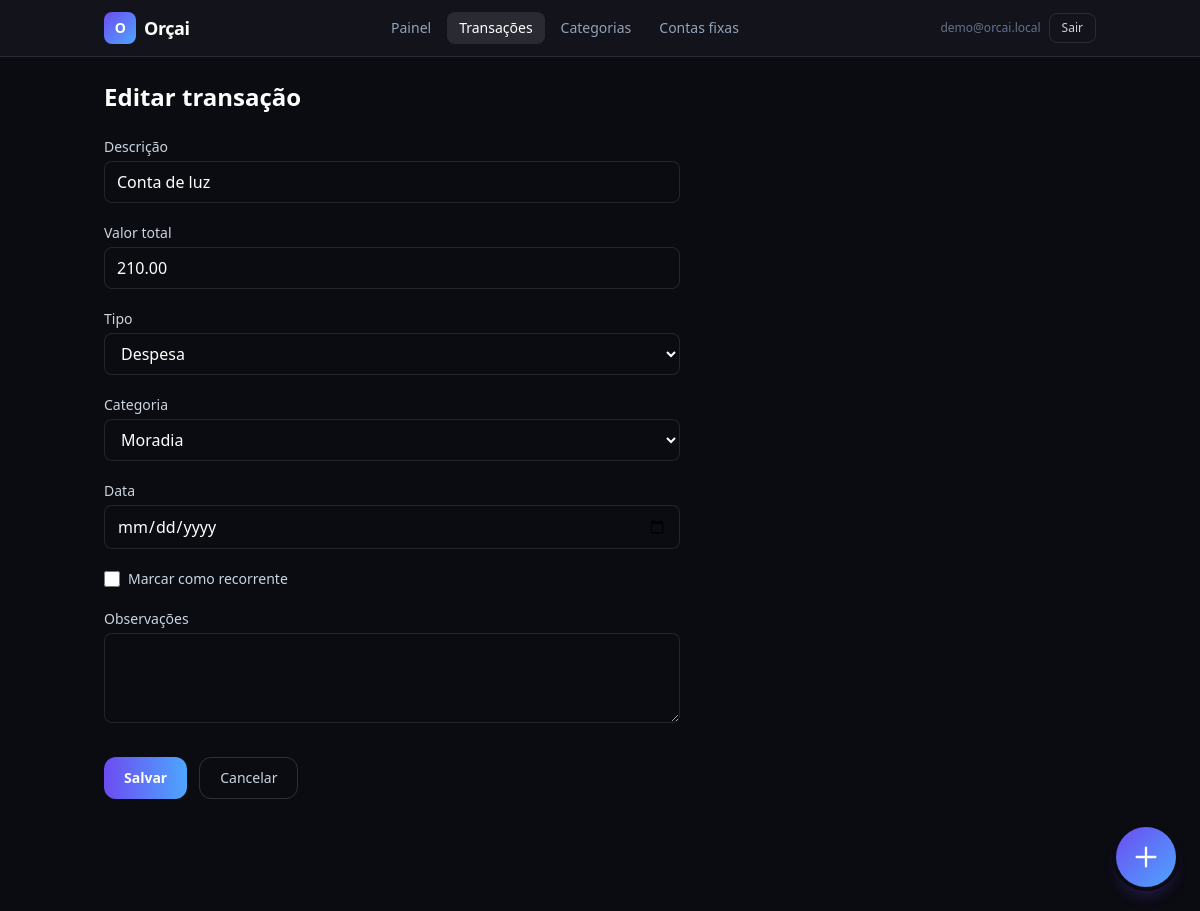
The app's page /transacoes/6/editar/ (signed in) with its own data.
### users/models.py (models this page shows, shortened)
class User(AbstractUser):
    email = models.EmailField("e-mail", unique=True)
    USERNAME_FIELD = "email"
    REQUIRED_FIELDS: list[str] = []
    class Meta:
        verbose_name = "usuário"
        verbose_name_plural = "usuários"

### finance/models.py (models this page shows, shortened)
class Transaction(models.Model):
    user = models.ForeignKey(
        settings.AUTH_USER_MODEL,
        on_delete=models.CASCADE,
        related_name="transactions",
    )
    description = models.CharField("descrição", max_length=255)
    amount = models.DecimalField(
        "valor",
        max_digits=14,
        decimal_places=2,
        validators=[MinValueValidator(Decimal("0.01"))],
    )
    transaction_type = models.CharField(
        "tipo",
        max_length=16,
        choices=TransactionType.choices,
    )
    category = models.ForeignKey(
        Category,
        on_delete=models.SET_NULL,
        null=True,
        blank=True,
        related_name="transactions",
    )
    occurred_on = models.DateField("data")
    is_recurring = models.BooleanField(
        "recorrente",
        default=False,
        help_text="Indica padrão recorrente além do plano de parcelas (ex.: assinatura).",
    )
    installment_plan = models.ForeignKey(
        InstallmentPlan,
        on_delete=models.CASCADE,
        null=True,
        blank=True,
        related_name="transactions",
    )
    installment_number = models.PositiveSmallIntegerField(
        "número da parcela",
        null=True,
        blank=True,
    )
    notes = models.TextField("observações", blank=True)
    created_at = models.DateTimeField(auto_now_add=True)
    updated_at = models.DateTimeField(auto_now=True)
    class Meta:
        verbose_name = "transação"
        verbose_name_plural = "transações"
        ordering = ["-occurred_on", "-pk"]
        indexes = [
            models.Index(fields=["user", "occurred_on"]),
            models.Index(fields=["user", "transaction_type", "occurred_on"]),
        ]

### finance/views.py (the view, shortened to what this page needs)
# urls.py: path("transacoes/<int:pk>/editar/", views.TransactionUpdateView.as_view(), name="transaction_update"),
class TransactionUpdateView(UserScopedMixin, UpdateView):
    model = Transaction
    form_class = TransactionForm
    template_name = "finance/transaction_form.html"
    pk_url_kwarg = "pk"
    def get_form_kwargs(self):
        kw = super().get_form_kwargs()
        kw["user"] = self.request.user
        kw["is_create"] = False
        return kw

### finance/mixins.py (called while the page is built)
    def get_queryset(self):
        qs = super().get_queryset()
        return qs.filter(**{self.user_field: self.request.user})

### templates/finance/transaction_form.html (shortened to what this page needs)
{% extends "layouts/app_shell.html" %}
{% block app_main %}
<h1 class="text-2xl font-semibold text-white">{% if object %}Editar transação{% else %}Nova transação{% endif %}</h1>
<form method="post" class="mt-6 max-w-xl space-y-5">
  <div>
    <label class="block text-sm font-medium text-slate-300" for="id_description">Descrição</label>
    {{ form.description }}
  </div>
  <div>
    <label class="block text-sm font-medium text-slate-300" for="id_amount">Valor total</label>
    {{ form.amount }}
  </div>
  <div>
    <label class="block text-sm font-medium text-slate-300" for="id_transaction_type">Tipo</label>
    {{ form.transaction_type }}
  </div>
  <div>
    <label class="block text-sm font-medium text-slate-300" for="id_category">Categoria</label>
    <select name="{{ form.category.name }}" id="id_category" class="mt-1 w-full rounded-lg border border-white/10 bg-[#0B0B12] px-3 py-2 text-white outline-none focus:ring-2 focus:ring-skyfi">
      {% for choice in form.category.field.queryset %}
      <option value="{{ choice.pk }}" data-kind="{{ choice.kind }}"
        {% if form.category.value == choice.pk or form.category.value|stringformat:'s' == choice.pk|stringformat:'s' %}selected{% endif %}>{{ choice.name }}</option>
      {% endfor %}
    </select>
  </div>
  <div>
    <label class="block text-sm font-medium text-slate-300" for="id_occurred_on">Data</label>
    {{ form.occurred_on }}
  </div>
  <div class="flex items-center gap-2">
    {{ form.is_recurring }}
    <label class="text-sm text-slate-300" for="id_is_recurring">Marcar como recorrente</label>
  </div>
  <div>
    <label class="block text-sm font-medium text-slate-300" for="id_notes">Observações</label>
    {{ form.notes }}
  </div>
  <div class="flex flex-wrap gap-3 pt-2">
    <button type="submit" class="rounded-xl bg-gradient-to-r from-orchid to-skyfi px-5 py-2.5 text-sm font-semibold text-white hover:opacity-95">Salvar</button>
    <a href="{% url 'finance:transaction_list' %}" class="rounded-xl border border-white/15 px-5 py-2.5 text-sm text-slate-300 hover:bg-white/5">Cancelar</a>
  </div>
</form>
{% endblock %}

### templates/partials/app_nav.html (shortened to what this page needs)
{% with path=request.path %}
<header class="sticky top-0 z-40 border-b border-white/10 bg-card/90 backdrop-blur">
  <div class="mx-auto flex max-w-5xl flex-wrap items-center justify-between gap-3 px-4 py-3">
    <a href="{% url 'dashboard:home' %}" class="flex items-center gap-2 text-lg font-semibold tracking-tight text-white">
      <span class="inline-flex h-8 w-8 items-center justify-center rounded-lg bg-gradient-to-br from-orchid to-skyfi text-sm font-bold">O</span>
      Orçai
    </a>
    <nav class="flex flex-wrap items-center gap-1 text-sm">
      <a href="{% url 'dashboard:home' %}" class="rounded-lg px-3 py-1.5 {% if path == '/' %}bg-white/10 text-white{% else %}text-slate-400 hover:bg-white/5 hover:text-white{% endif %}">Painel</a>
      <a href="{% url 'finance:transaction_list' %}" class="rounded-lg px-3 py-1.5 {% if '/transacoes' in path %}bg-white/10 text-white{% else %}text-slate-400 hover:bg-white/5 hover:text-white{% endif %}">Transações</a>
      <a href="{% url 'finance:category_list' %}" class="rounded-lg px-3 py-1.5 {% if '/categorias' in path %}bg-white/10 text-white{% else %}text-slate-400 hover:bg-white/5 hover:text-white{% endif %}">Categorias</a>
      <a href="{% url 'finance:recurring_list' %}" class="rounded-lg px-3 py-1.5 {% if '/contas-fixas' in path %}bg-white/10 text-white{% else %}text-slate-400 hover:bg-white/5 hover:text-white{% endif %}">Contas fixas</a>
    </nav>
    <div class="flex items-center gap-2">
      <span class="hidden max-w-[140px] truncate text-xs text-slate-500 sm:inline">{{ user.email }}</span>
      <form action="{% url 'users:logout' %}" method="post">
        <button type="submit" class="rounded-lg border border-white/10 px-3 py-1.5 text-xs font-medium text-slate-300 hover:border-white/20 hover:text-white">Sair</button>
      </form>
    </div>
  </div>
</header>
{% endwith %}

### records on screen
User: email "demo@orcai.local"
Transaction: description "Conta de luz", amount "210.00", transaction_type "Despesa"

### other values on screen
form field category "Moradia"
